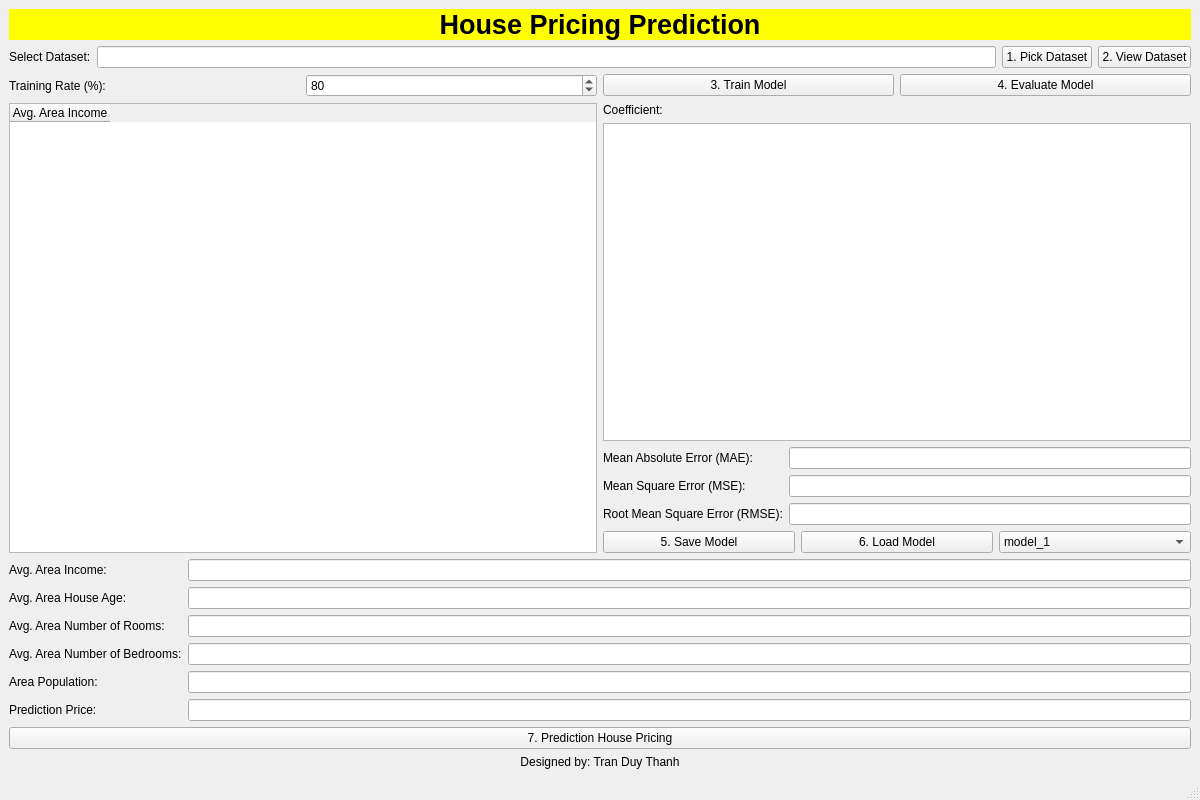
<?xml version="1.0" encoding="UTF-8"?>
<ui version="4.0">
 <class>MainWindow</class>
 <widget class="QMainWindow" name="MainWindow">
  <property name="geometry">
   <rect>
    <x>0</x>
    <y>0</y>
    <width>1200</width>
    <height>800</height>
   </rect>
  </property>
  <property name="windowTitle">
   <string>House Pricing Prediction - Faculty of Information Systems</string>
  </property>
  <widget class="QWidget" name="centralwidget">
   <layout class="QVBoxLayout" name="verticalLayout">

    <!-- ======= TOP TITLE ======= -->
    <item>
     <widget class="QLabel" name="labelTitle">
      <property name="text">
       <string>House Pricing Prediction</string>
      </property>
      <property name="alignment">
       <set>Qt::AlignCenter</set>
      </property>
      <property name="styleSheet">
       <string notr="true">font-size: 20pt; font-weight: bold; background-color: yellow;</string>
      </property>
     </widget>
    </item>

    <!-- ======= DATASET PANEL ======= -->
    <item>
     <layout class="QHBoxLayout" name="datasetLayout">
      <item>
       <widget class="QLabel" name="labelDataset">
        <property name="text">
         <string>Select Dataset:</string>
        </property>
       </widget>
      </item>
      <item>
       <widget class="QLineEdit" name="lineDataset"/>
      </item>
      <item>
       <widget class="QPushButton" name="btnPickDataset">
        <property name="text">
         <string>1. Pick Dataset</string>
        </property>
       </widget>
      </item>
      <item>
       <widget class="QPushButton" name="btnViewDataset">
        <property name="text">
         <string>2. View Dataset</string>
        </property>
       </widget>
      </item>
     </layout>
    </item>

    <!-- ======= TRAINING RATE PANEL ======= -->
    <item>
     <layout class="QHBoxLayout" name="trainLayout">
      <item>
       <widget class="QLabel" name="labelTrainRate">
        <property name="text">
         <string>Training Rate (%):</string>
        </property>
       </widget>
      </item>
      <item>
       <widget class="QSpinBox" name="spinTrainRate">
        <property name="maximum">
         <number>100</number>
        </property>
        <property name="value">
         <number>80</number>
        </property>
       </widget>
      </item>
      <item>
       <widget class="QPushButton" name="btnTrain">
        <property name="text">
         <string>3. Train Model</string>
        </property>
       </widget>
      </item>
      <item>
       <widget class="QPushButton" name="btnEvaluate">
        <property name="text">
         <string>4. Evaluate Model</string>
        </property>
       </widget>
      </item>
     </layout>
    </item>

    <!-- ======= EVALUATION AREA ======= -->
    <item>
     <layout class="QHBoxLayout" name="evaluationLayout">

      <!-- TABLE VIEW -->
      <item>
       <widget class="QTableWidget" name="tableResults">
        <column>
         <property name="text">
          <string>Avg. Area Income</string>
         </property>
        </column>
       </widget>
      </item>

      <!-- RIGHT PANEL -->
      <item>
       <layout class="QVBoxLayout" name="coefLayout">
        <item>
         <widget class="QLabel" name="labelCoef">
          <property name="text">
           <string>Coefficient:</string>
          </property>
         </widget>
        </item>
        <item>
         <widget class="QTextEdit" name="textCoef"/>
        </item>

        <item>
         <layout class="QFormLayout" name="metricLayout">
          <item row="0" column="0">
           <widget class="QLabel" name="labelMAE">
            <property name="text">
             <string>Mean Absolute Error (MAE):</string>
            </property>
           </widget>
          </item>
          <item row="0" column="1">
           <widget class="QLineEdit" name="lineMAE"/>
          </item>

          <item row="1" column="0">
           <widget class="QLabel" name="labelMSE">
            <property name="text">
             <string>Mean Square Error (MSE):</string>
            </property>
           </widget>
          </item>
          <item row="1" column="1">
           <widget class="QLineEdit" name="lineMSE"/>
          </item>

          <item row="2" column="0">
           <widget class="QLabel" name="labelRMSE">
            <property name="text">
             <string>Root Mean Square Error (RMSE):</string>
            </property>
           </widget>
          </item>
          <item row="2" column="1">
           <widget class="QLineEdit" name="lineRMSE"/>
          </item>
         </layout>
        </item>

        <item>
         <layout class="QHBoxLayout" name="modelButtons">
          <item>
           <widget class="QPushButton" name="btnSaveModel">
            <property name="text">
             <string>5. Save Model</string>
            </property>
           </widget>
          </item>
          <item>
           <widget class="QPushButton" name="btnLoadModel">
            <property name="text">
             <string>6. Load Model</string>
            </property>
           </widget>
          </item>
          <item>
           <widget class="QComboBox" name="comboModels">
            <item><property name="text"><string>model_1</string></property></item>
            <item><property name="text"><string>model_2</string></property></item>
            <item><property name="text"><string>model_3</string></property></item>
           </widget>
          </item>
         </layout>
        </item>
       </layout>
      </item>
     </layout>
    </item>

    <!-- ======= PREDICTION INPUTS ======= -->
    <item>
     <layout class="QFormLayout" name="predictLayout">
      <item row="0" column="0"><widget class="QLabel" name="lblIncome"><property name="text"><string>Avg. Area Income:</string></property></widget></item>
      <item row="0" column="1"><widget class="QLineEdit" name="lineIncome"/></item>

      <item row="1" column="0"><widget class="QLabel" name="lblAge"><property name="text"><string>Avg. Area House Age:</string></property></widget></item>
      <item row="1" column="1"><widget class="QLineEdit" name="lineAge"/></item>

      <item row="2" column="0"><widget class="QLabel" name="lblRooms"><property name="text"><string>Avg. Area Number of Rooms:</string></property></widget></item>
      <item row="2" column="1"><widget class="QLineEdit" name="lineRooms"/></item>

      <item row="3" column="0"><widget class="QLabel" name="lblBedrooms"><property name="text"><string>Avg. Area Number of Bedrooms:</string></property></widget></item>
      <item row="3" column="1"><widget class="QLineEdit" name="lineBedrooms"/></item>

      <item row="4" column="0"><widget class="QLabel" name="lblPopulation"><property name="text"><string>Area Population:</string></property></widget></item>
      <item row="4" column="1"><widget class="QLineEdit" name="linePopulation"/></item>

      <item row="5" column="0"><widget class="QLabel" name="lblPrediction"><property name="text"><string>Prediction Price:</string></property></widget></item>
      <item row="5" column="1"><widget class="QLineEdit" name="linePrediction"/></item>
     </layout>
    </item>

    <!-- ======= BUTTON PREDICT ======= -->
    <item>
     <widget class="QPushButton" name="btnPredict">
      <property name="text">
       <string>7. Prediction House Pricing</string>
      </property>
     </widget>
    </item>

    <!-- ======= FOOTER ======= -->
    <item>
     <widget class="QLabel" name="footerLabel">
      <property name="text">
       <string>Designed by: Tran Duy Thanh</string>
      </property>
      <property name="alignment">
       <set>Qt::AlignCenter</set>
      </property>
     </widget>
    </item>

   </layout>
  </widget>
  <widget class="QMenuBar" name="menubar"/>
  <widget class="QStatusBar" name="statusbar"/>
 </widget>
 <resources/>
 <connections/>
</ui>
